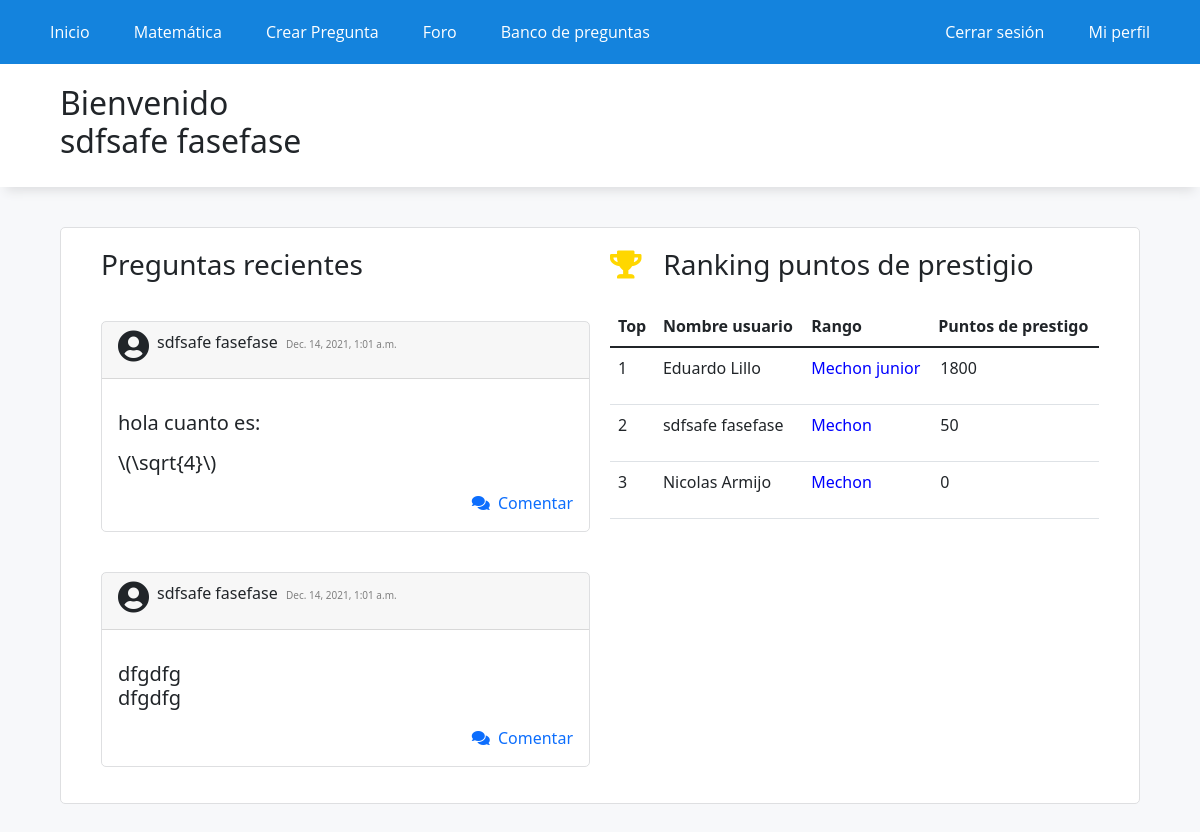
The page /home/ (signed in) on the database as committed earlier.
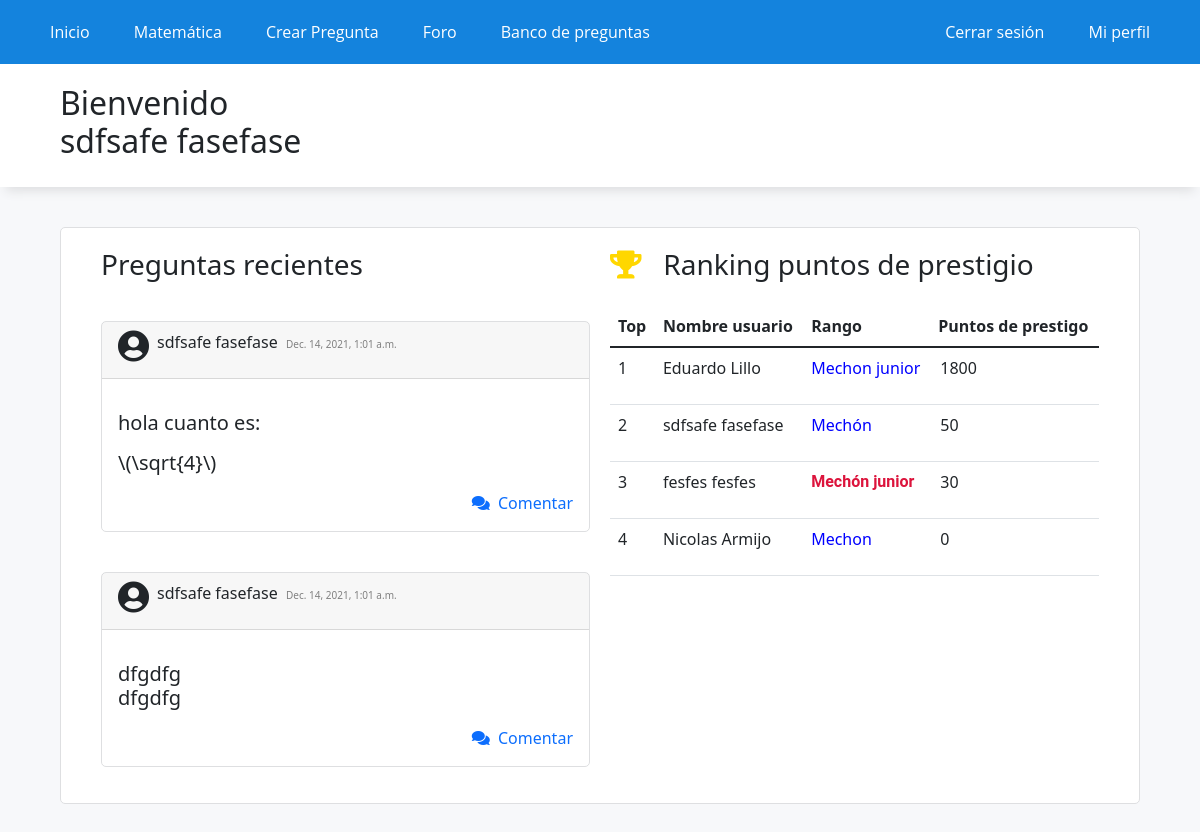
The same page on the database as committed later.
### WebApp/models.py (models this page shows)
class profile(models.Model):
    name = models.OneToOneField(User, on_delete=models.CASCADE)
    resolved_questions = models.IntegerField(default=0)
    punctuation = models.IntegerField(default=0)
    elo = models.CharField(max_length=30, default="Mechon")

### WebApp/views.py (the view)
# urls.py: path('home/',home,name='home'),
def home(request):
    puntos_usuarios = profile.objects.order_by('-punctuation')
    if len(puntos_usuarios) > 10:
        puntos_usuarios = puntos_usuarios[:10]
    name = ''
    if request.user.is_authenticated:
        nombre_usuario = request.user.first_name
        appelido_usuario = request.user.last_name
        name = nombre_usuario + " " + appelido_usuario
    top = []
    for usuario in puntos_usuarios:
        id_usuario = usuario.name_id
        puntuacion = usuario.punctuation
        elo = usuario.elo
        nombre = User.objects.get(id=id_usuario).first_name
        apellido = User.objects.get(id=id_usuario).last_name
        nombre_completo = nombre + ' ' + apellido
        top.append((nombre_completo,puntuacion,elo))
    post = PostForo.objects.all()[:2]
    data = {
        'name': name,
        'top': top,
        'post': post,
    }
    return render(request,'app/index.html',data)

### WebApp/templates/app/index.html (shortened to what this page needs)
{% extends 'app/base.html' %}
{% load static %}
{% block contenido %}
<div class="titulo">
    <h2>Bienvenido <p id="mostrarNombre">{{name}}</p>
    </h2>
</div>
<div class="elContenedor">
<div class="flex-index">
    <div style="margin-left: 30px;">
            <h3>Preguntas recientes</h3>
            {% for p in post %}
            <div class="preguntas mb-3" style="max-width: 570px;">
                <div class="card-header"><i style="float: left; "class="svg-inline--fa fas fa-user-circle fa-2x">&nbsp;</i> <p style="display: inline-block; ">{{p.usuario.first_name}}{{" "}}{{p.usuario.last_name}}</p> &nbsp;<h7 style="color: gray; font-size: 10px;">{{p.tiempo}}</h7></div>
                <div class="card-body">
                    <p class="card-text">
                            <h5 style="word-wrap: break-word;">{{p.texto|linebreaks }}</h5>
                        </p>
                    <a style="text-decoration: none; " href="/post_id/{{p.id}}/">
                        <div class="comentar" style="text-align: right;"><i class="fas fa-comments "></i>&nbsp;&nbsp;Comentar</div>
                    </a>
                </div>
            </div>
            {% endfor %}
        </div>
        <div style="margin-right: 30px;">
            <h3> <i class="fas fa-trophy" style="color: gold;"></i> &nbsp; Ranking puntos de prestigio</h3>
            <table style="margin-top: 25px; padding-top: 16px;"class="table ">
                <thead>
                    <tr>
                        <th scope="col">Top</th>
                        <th scope="col">Nombre usuario </th>
                        <th scope="col">Rango</th>
                        <th scope="col">Puntos de prestigo</th>
                    </tr>
                </thead>
                {% for u in top %}
                <thbody>
                    <tr>
                        <td>{{forloop.counter}}</td>
                        <td> {{u.0}} </td>
                        <td>
                            {% if u.2 == 'Mechón' %}
                            <p id="rango1">{{u.2}}</p>
                            {% elif u.2 == 'Mechón junior' %}
                            <p id="rango2">{{u.2}}</p>
                            {% elif u.2 == 'Mechón senior' %}
                            <p id="rango3">{{u.2}}</p>
                            {% elif u.2 == 'Mechón dorado' %}
                            <p id="rango4">{{u.2}}</p>
                            {% elif u.2 == 'Mechón master' %}
                            <p id="rango5">{{u.2}}</p>
                            {% else %}
                            <p id="rango1">{{u.2}}</p>
                            {% endif %}
                        </td>
                        <td style="padding-left: 10px;"> {{u.1}}</td>
                    </tr>
                </thbody>
                {% endfor %}
            </table>
        </div>
    </div>
</div>
{% endblock %}

Rows that differ between the two databases and show on the page:
changed profile: elo "Mechon" → "Mechón" (drawn)
added profile: elo "Mechón junior"
Other text that changed with them:
new list line: "2 sdfsafe fasefase 50"
new list line: "Mechón"
new list line: "3 fesfes fesfes 30"
list line gone: "2 sdfsafe fasefase 50"
list line gone: "Mechon"
